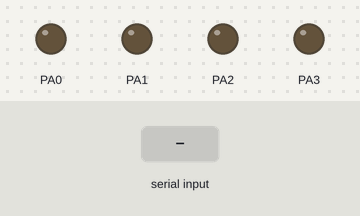
The program below on a simulated STM32 Blue Pill. Parts: output pins drawn as LEDs (lit = HIGH). Dashed ring = blinking. The test bench sets the inputs (shaded band). What the program prints to the serial monitor is not drawn.

Above: at 1.2 s.
1.3 s: "90,45\n" received over Serial
At 2.7 s:
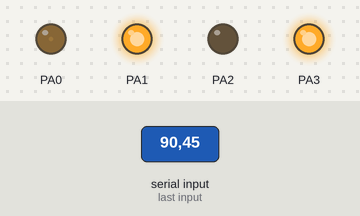
4.3 s: "30,150\n" received over Serial
At 6.9 s:
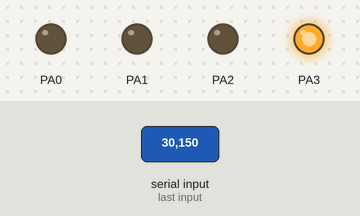
7.3 s: "0\n" received over Serial
At 9.1 s:
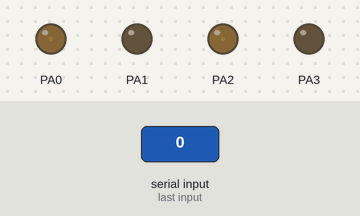
10.3 s: "5\n" received over Serial
At 12.5 s:
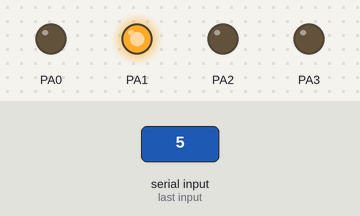
12.8 s: "90\n" received over Serial
At 14.7 s:
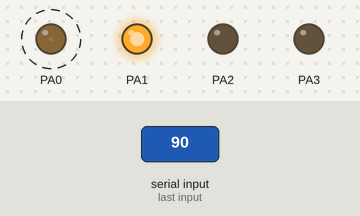
15.3 s: "1\n" received over Serial
At 16.6 s:
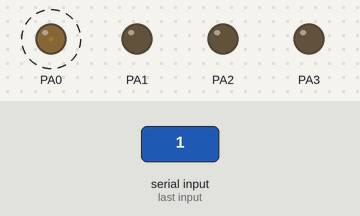
Timing chart, 0 to 18.8 s (numbered marks = the images above; inputs shaded):
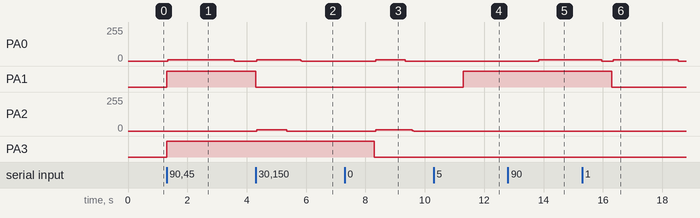

The program:

main.cpp
```cpp
#include "Arduino.h"
#include "StepperLibHarish.h"
#include "gamepad.h"

#define shoulderStepPin PA0
#define shoulderDirPin PA1
#define elbowStepPin PA2
#define elbowDirPin PA3

StepperMotor shoulder(shoulderStepPin, shoulderDirPin, 255, 200, 55.625, 8);
StepperMotor elbow(elbowStepPin, elbowDirPin, 255, 200, 18.75, 8);

HardwareTimer *stepTimer;
HardwareTimer *plannerTimer;

void stepISR()
{
    shoulder.stepUpdate();
    elbow.stepUpdate();
}

void plannerISR()
{
    shoulder.plannerUpdate();
    elbow.plannerUpdate();
}

void setup()
{
    Serial.begin(115200);
    gamepadSerial.begin(115200);
    shoulder.begin();
    elbow.begin();

    stepTimer = new HardwareTimer(TIM1);
    stepTimer->setPrescaleFactor(72); // 1 MHz
    stepTimer->setOverflow(1000000 / STEP_ISR_FREQ);
    stepTimer->attachInterrupt(stepISR);
    stepTimer->resume();

    plannerTimer = new HardwareTimer(TIM2);
    plannerTimer->setPrescaleFactor(7200);
    plannerTimer->setOverflow(10); // 1 kHz
    plannerTimer->attachInterrupt(plannerISR);
    plannerTimer->resume();
}

int inp1=0, inp2=0;

void loop()
{
    if(Serial.available() >= 2){
        inp1 = Serial.parseInt();
        inp2 = Serial.parseInt();

        // shoulder.moveToAngle(inp1, 0.5);
        // elbow.moveToAngle(inp2, 0.5);
        shoulder.moveToAngleLinear(inp1, 1);
        elbow.moveToAngleLinear(inp2, 1);
    }

    Serial.print(inp1);Serial.print(" ");
    Serial.print(inp2);Serial.print(" ");
    Serial.print(shoulder.getCurrentAngle());Serial.print(" ");
    Serial.println(elbow.getCurrentAngle());
}
```

StepperLibHarish.cpp
```cpp
#include "StepperLibHarish.h"

// ===== SAFETY & BEHAVIOR LIMITS =====
#define MAX_STEP_SPEED 10000.0f // steps/s
#define MAX_ACCEL 20000.0f     // steps/s²
#define MAX_JERK 24000.0f      // steps/s³
#define DEFAULT_MOVE_TIME_S 1.0f
#define SMALL_ANGLE_DEG 2.0f

/*
    Constructor for the StepperMotor class.
    @param stepPin: GPIO pin connected to the STEP input of the driver.
    @param dirPin: GPIO pin connected to the DIR input of the driver.
    @param enPin: GPIO pin connected to the ENABLE input of the driver. Pass 255 if not used.
    @param stepsPerRev: Number of steps per revolution of the motor.
    @param gearRatio: Gear ratio of the motor (optional, default 1).
    @param microsteps: Number of microsteps per step (optional, default 16).
*/

StepperMotor::StepperMotor(uint8_t stepPin,
                             uint8_t dirPin,
                             uint8_t enPin,
                             float stepsPerRev,
                             float gearRatio,
                             uint8_t microsteps)
{
    _stepPin = stepPin;
    _dirPin = dirPin;
    _enPin = enPin;

    _stepsPerDegree = (stepsPerRev * gearRatio * microsteps) / 360.0f;
}

void StepperMotor::begin()
{
    pinMode(_stepPin, OUTPUT);
    pinMode(_dirPin, OUTPUT);
    if (_enPin != 255)
    {
        pinMode(_enPin, OUTPUT);
        digitalWrite(_enPin, LOW);
    }
}

float StepperMotor::getCurrentAngle()
{
    return _currentSteps / _stepsPerDegree;
}

bool StepperMotor::isMoving()
{
    return _moving;
}

void StepperMotor::moveToAngle(float angle_deg, float time_s)
{
    int32_t newTargetSteps = (int32_t)(angle_deg * _stepsPerDegree);

    // Ignore redundant command
    if (newTargetSteps == _targetSteps)
        return;

    int32_t delta = newTargetSteps - _currentSteps;

    // Small move → snap to target, instead of acceleration to save time
    if (abs(delta) < (SMALL_ANGLE_DEG * _stepsPerDegree))
    {
        _currentSteps = newTargetSteps;
        _targetSteps = newTargetSteps;
        _moving = false;
        _currentSpeed = 0;
        _currentAccel = 0;
        return;
    }

    // Invalid / unsafe time
    if (time_s <= 0)
        time_s = DEFAULT_MOVE_TIME_S;

    float requiredSpeed = abs(delta) / time_s;
    if (requiredSpeed > MAX_STEP_SPEED)
        time_s = abs(delta) / MAX_STEP_SPEED;

    // Setup new motion (PREEMPT SAFE)
    _targetSteps = newTargetSteps;
    _stepsRemaining = abs(delta);
    _targetSpeed = abs(delta) / time_s;

    _targetAccel = min(MAX_ACCEL, _targetSpeed / (time_s * 0.3f));
    _jerk = MAX_JERK;

    digitalWrite(_dirPin, delta >= 0 ? HIGH : LOW);

    // Keep speed continuous (no jump)
    if (_currentSpeed < 1.0f)
        _currentSpeed = 1.0f;

    _moving = true;
}

void StepperMotor::moveToAngleLinear(float angle_deg, float time_s)
{
    int32_t newTargetSteps = (int32_t)(angle_deg * _stepsPerDegree);

    // Ignore redundant command
    if (newTargetSteps == _targetSteps)
        return;

    int32_t delta = newTargetSteps - _currentSteps;

    // Small move → snap
    if (abs(delta) < (SMALL_ANGLE_DEG * _stepsPerDegree))
    {
        _currentSteps = newTargetSteps;
        _targetSteps  = newTargetSteps;
        _moving = false;
        _currentSpeed = 0;
        _currentAccel = 0;
        return;
    }

    // Invalid / unsafe time
    if (time_s <= 0)
        time_s = DEFAULT_MOVE_TIME_S;

    float requiredSpeed = abs(delta) / time_s;

    // Clamp to max safe speed
    if (requiredSpeed > MAX_STEP_SPEED)
    {
        requiredSpeed = MAX_STEP_SPEED;
        time_s = abs(delta) / requiredSpeed;
    }

    _targetSteps    = newTargetSteps;
    _stepsRemaining = abs(delta);
    _targetSpeed    = requiredSpeed;

    _currentSpeed   = _targetSpeed;  // start immediately at full speed
    _currentAccel   = 0;             // disable accel
    _jerk           = 0;

    digitalWrite(_dirPin, delta >= 0 ? HIGH : LOW);

    _stepAccumulator = 0;
    _moving = true;
}


void StepperMotor::plannerUpdate()
{
    if (!_moving)
        return;

    const float dt = 0.001f; // 1 ms

    // Distance needed to stop
    float decelDist = (_currentSpeed * _currentSpeed) / (2.0f * _targetAccel);

    // Decide accel direction
    if (_stepsRemaining <= decelDist)
    {
        _targetAccel = -MAX_ACCEL;
    }
    else
    {
        _targetAccel = MAX_ACCEL;
    }

    if (_currentAccel < _targetAccel)
    {
        _currentAccel += _jerk * dt;
        if (_currentAccel > _targetAccel)
            _currentAccel = _targetAccel;
    }
    else if (_currentAccel > _targetAccel)
    {
        _currentAccel -= _jerk * dt;
        if (_currentAccel < _targetAccel)
            _currentAccel = _targetAccel;
    }

    // Integrate speed
    _currentSpeed += _currentAccel * dt;

    if (_currentSpeed < 1.0f)
        _currentSpeed = 1.0f;
    if (_currentSpeed > _targetSpeed)
        _currentSpeed = _targetSpeed;
}

void StepperMotor::stepUpdate()
{
    if (!_moving)
        return;

    _stepAccumulator += _currentSpeed;

    if (_stepAccumulator >= STEP_ISR_FREQ)
    {
        _stepAccumulator -= STEP_ISR_FREQ;

        // STEP pulse
        digitalWrite(_stepPin, HIGH);
        digitalWrite(_stepPin, LOW);

        _currentSteps += digitalRead(_dirPin) ? 1 : -1;
        _stepsRemaining--;

        if (_stepsRemaining <= 0)
        {
            _moving = false;
            _currentSpeed = 0;
            _currentAccel = 0;
            _currentSteps = _targetSteps;
        }
    }
}
```

StepperLibHarish.h
```cpp
#pragma once
#include <Arduino.h>

#define MAX_MOTORS 6
#define STEP_ISR_FREQ 50000.0f // 50 kHz
#define PLANNER_DT 0.001f      // 1 ms

class StepperMotor {
public:
    StepperMotor(uint8_t stepPin,
                 uint8_t dirPin,
                 uint8_t enPin = 255,
                 float stepsPerRev = 200.0f,
                 float gearRatio = 1.0f,
                 uint8_t microsteps = 16);

    void begin();

    // Preemptable, safe motion command
    void moveToAngle(float angle_deg, float time_s);
    void moveToAngleLinear(float angle_deg, float time_s);

    // Called from global ISRs
    void plannerUpdate();   // 1 kHz
    void stepUpdate();      // STEP_ISR_FREQ

    bool  isMoving();
    float getCurrentAngle();

private:
    // Pins
    uint8_t _stepPin, _dirPin, _enPin;

    // Conversion
    float _stepsPerDegree;

    // Position state
    volatile int32_t _currentSteps = 0;
    volatile int32_t _targetSteps  = 0;
    volatile int32_t _stepsRemaining = 0;

    // Motion state
    volatile float _currentSpeed = 0.0f;   // steps/s
    volatile float _targetSpeed  = 0.0f;

    volatile float _currentAccel = 0.0f;   // steps/s²
    volatile float _targetAccel  = 0.0f;

    volatile float _jerk         = 0.0f;   // steps/s³

    volatile float _stepAccumulator = 0.0f;
    volatile bool  _moving = false;
};
```

gamepad.h
```cpp
#ifndef GAMEPAD_H
#define GAMEPAD_H

#include "Arduino.h"

HardwareSerial gamepadSerial(PB7, PB6);

struct GamepadStruct
{
    int16_t lx, ly, rx, ry;
    uint8_t l2, r2;
    bool connected, printStates;
    union
    {
        uint16_t buttons;
        struct
        {
            uint16_t cross : 1;
            uint16_t circle : 1;
            uint16_t square : 1;
            uint16_t triangle : 1;
            uint16_t up : 1;
            uint16_t down : 1;
            uint16_t left : 1;
            uint16_t right : 1;
            uint16_t l1 : 1;
            uint16_t r1 : 1;
            uint16_t l3 : 1;
            uint16_t r3 : 1;
            uint16_t select : 1;
            uint16_t start : 1;
        };
    };
};
GamepadStruct gamepad;

uint8_t serialState = 0;

#define HEADER_1 0xAA
#define HEADER_2 0x96

uint8_t gamepadSerialBuffer[sizeof(GamepadStruct) + 1]; // data + checksum(1)

void gamepadLoop()
{

    if (gamepadSerial.available())
    {
        switch (serialState)
        {
        case 0:
            if (gamepadSerial.read() == HEADER_1)
                serialState = 1;
            break;

        case 1:
            if (gamepadSerial.read() == HEADER_2)
                serialState = 2;
            else
                serialState = 0;
            break;

        case 2:
            if (gamepadSerial.available() >= sizeof(gamepad) + 1)
            {
                uint8_t checksum = 0;
                for (uint8_t i = 0; i <= sizeof(gamepad); i++)
                {
                    gamepadSerialBuffer[i] = gamepadSerial.read();
                    checksum += gamepadSerialBuffer[i] * (i < sizeof(gamepad));
                }
                if ((checksum % 256) == gamepadSerialBuffer[sizeof(gamepad)])
                {
                    memcpy(&gamepad, gamepadSerialBuffer, sizeof(gamepad));
                }
                serialState = 0;
            }
            break;

        default:
            serialState = 0;
        }
    } else{
        return;
    }
}

#endif // GAMEPAD_H
```

Measured:
- after the input at 1.3 s, PA0: 0/255 → 10/255 at once, → 0/255 2.2 s later; PA1, PA3: LOW → HIGH at once
- after the input at 4.3 s, PA0: 0/255 → 10/255 at once, → 0/255 1.5 s later; PA1: HIGH → LOW at once; PA2: 0/255 → 9/255 at once, → 0/255 1.0 s later
- after the input at 7.3 s, PA0: 0/255 → 8/255 after 1.0 s, → 0/255 1.0 s later; PA2: 0/255 → 10/255 after 1.0 s, → 0/255 1.2 s later; PA3: HIGH → LOW after 1.0 s
- after the input at 10.3 s, PA1: LOW → HIGH after 1.0 s
- after the input at 12.8 s, PA0: 0/255 → 10/255 after 1.0 s
- after the input at 15.3 s, PA1: HIGH → LOW after 1.0 s
